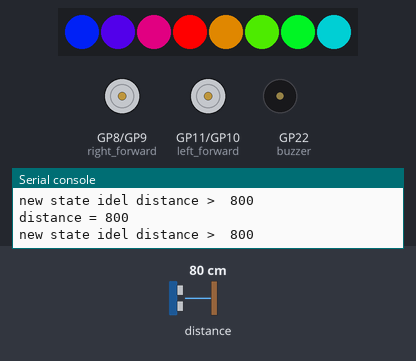
Recording of a program running on a simulated Raspberry Pi Pico running MicroPython. On the bench: 8 RGB LEDs in strip order, left to right, motor-driver pin pairs drawn as motors (green arrow = first pin HIGH = forward, orange = second pin HIGH = backward, longer = more drive), buzzer (waves = sounding), the last lines printed to the serial console. The test bench sets the inputs (shaded band); at power-on: distance to the obstacle 80 cm. Dim RGB values are drawn brighter than linear; random numbers come from a fixed seed; library files of the repository ran but are not shown: VL53L0X.py.

Above: at 1.88 s.
1.9 s: distance to the obstacle set to 2 cm
At 2.09 s:
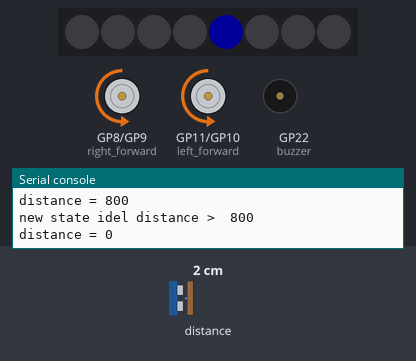
At 3.19 s:
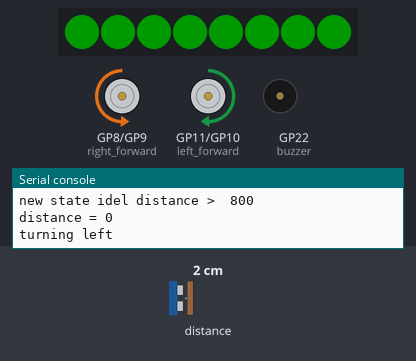
3.7 s: distance to the obstacle set to 9 cm
6.5 s: distance to the obstacle set to 13 cm
At 7.15 s:
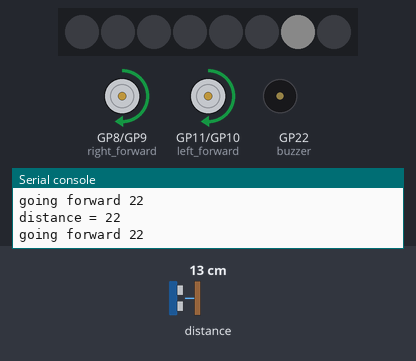
Timing chart, 0 to 15.4 s (numbered marks = the images above; inputs shaded):
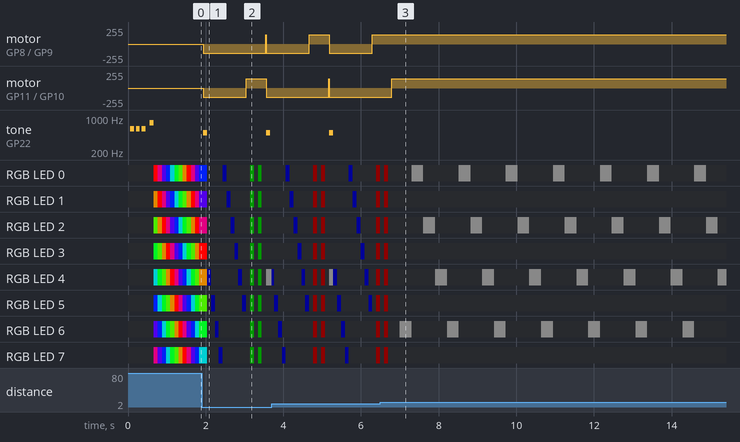

Measured:
- the behaviour switches between 11 and 12 cm on distance to the obstacle (found by bisection; images 2 and 3)
- after the input at 1.9 s, motor on GP8 (right_forward) / GP9 (right_reverse): stopped → backward 136/255 at once; motor on GP11 (left_forward) / GP10 (left_reverse): stopped → backward 136/255 at once, → forward 136/255 1.1 s later, → backward 136/255 0.52 s later

The program:

tof-neopixel-bot.py
```python
# Collision Avoidance Demo for Cytron Maker Pi RP2040 board
# Version 3.0 with startup sounds and NeoPixel feedback

from machine import Pin,PWM
from utime import sleep
import random
import VL53L0X
from neopixel import NeoPixel


# key parameters
POWER_LEVEL = 35000 # min is 20000 max is 65025
TURN_DISTANCE = 20 # distnce we decide to turn - try 20
REVERSE_TIME = 1 # how long we backup
TURN_TIME = .5 # how long we turn
MAX_DIST = 500 # max ToF sensor value that is reasonable without error

# The Piezo Buzzer is on GP22
buzzer=PWM(Pin(22))

# Motor Pins are A: 8,9 and B: 10,11
RIGHT_FORWARD_PIN = 8
RIGHT_REVERSE_PIN = 9
LEFT_FORWARD_PIN = 11
LEFT_REVERSE_PIN = 10
# our PWM objects
right_forward = PWM(Pin(RIGHT_FORWARD_PIN))
right_reverse = PWM(Pin(RIGHT_REVERSE_PIN))
left_forward = PWM(Pin(LEFT_FORWARD_PIN))
left_reverse = PWM(Pin(LEFT_REVERSE_PIN))

NEOPIXEL_PIN = 4
NUMBER_PIXELS = 8
PERCENT_COLOR_WHEEL = round(255/NUMBER_PIXELS)

strip = NeoPixel(machine.Pin(NEOPIXEL_PIN), NUMBER_PIXELS)

# Grove Connector 1
sda=machine.Pin(0) # white Grove wire
scl=machine.Pin(1) # yellow Grove wire
i2c=machine.I2C(0,sda=sda, scl=scl, freq=400000)
# Create a VL53L0X object
tof = VL53L0X.VL53L0X(i2c)

BLACK = (0, 0, 0)
RED = (255, 0, 0)
LIGHT_RED = (15, 0, 0)
YELLOW = (255, 150, 0)
GREEN = (0, 255, 0)
LIGHT_GREEN = (0, 25, 0)
CYAN = (0, 255, 255)
BLUE = (0, 0, 255)
LIGHT_BLUE = (0, 0, 25)
PURPLE = (180, 0, 255)
WHITE = (255, 255, 255)
GRAY = (50, 50, 50)
LIGHT_GRAY = (10, 10, 10)
OFF = (0, 0, 0)
COLORS = (BLACK, RED, YELLOW, GREEN, CYAN, BLUE, PURPLE, WHITE)
num_colors = len(COLORS)

# color wheel
def wheel(pos):
    # Input a value 0 to 255 to get a color value.
    # The colors are a transition r - g - b - back to r.
    if pos < 0 or pos > 255:
        return (0, 0, 0)
    if pos < 85:
        return (255 - pos * 3, pos * 3, 0)
    if pos < 170:
        pos -= 85
        return (0, 255 - pos * 3, pos * 3)
    pos -= 170
    return (pos * 3, 0, 255 - pos * 3)

def draw_idle(counter, wait):
    global NUMBER_PIXELS, PERCENT_COLOR_WHEEL
    for i in range(0, NUMBER_PIXELS):
        color_index = round(i*PERCENT_COLOR_WHEEL)
        color = wheel(color_index)
        # print(color_index, color)
        strip[(i + counter) % NUMBER_PIXELS] = color
        strip.write()
    sleep(wait)

def draw_forward(counter, wait):
    global NUMBER_PIXELS, PERCENT_COLOR_WHEEL
    pixel_index = counter % NUMBER_PIXELS
    for i in range(0, NUMBER_PIXELS):
        if i == NUMBER_PIXELS - pixel_index - 1:
            strip[i] = LIGHT_GRAY
        else:
            strip[i] = OFF
    strip.write()
    sleep(wait)

def draw_reverse(counter, wait):
    global NUMBER_PIXELS, PERCENT_COLOR_WHEEL
    pixel_index = counter % NUMBER_PIXELS
    for i in range(0, NUMBER_PIXELS):
        if i == pixel_index:
            strip[i] = LIGHT_BLUE
        else:
            strip[i] = OFF
    strip.write()
    sleep(wait)

def draw_right(counter, wait):
    global NUMBER_PIXELS, PERCENT_COLOR_WHEEL
    pixel_index = counter % NUMBER_PIXELS
    if counter % 2:
        for i in range(0, NUMBER_PIXELS):
            strip[i] = LIGHT_RED
    else:
        for i in range(0, NUMBER_PIXELS):
            strip[i] = OFF
    strip.write()
    sleep(wait)

def draw_left(counter, wait):
    global NUMBER_PIXELS, PERCENT_COLOR_WHEEL
    pixel_index = counter % NUMBER_PIXELS
    if counter % 2:
        for i in range(0, NUMBER_PIXELS):
            strip[i] = LIGHT_GREEN
    else:
        for i in range(0, NUMBER_PIXELS):
            strip[i] = OFF
    strip.write()
    sleep(wait)

def draw_all_off():
    for i in range(0, NUMBER_PIXELS):
        strip[i] = OFF
    strip.write()

def turn_motor_on(pwm):
   pwm.duty_u16(POWER_LEVEL)

def turn_motor_off(pwm):
   pwm.duty_u16(0)

def forward():
    turn_motor_on(right_forward)
    turn_motor_on(left_forward)
    turn_motor_off(right_reverse)
    turn_motor_off(left_reverse)

def reverse():
    turn_motor_on(right_reverse)
    turn_motor_on(left_reverse)
    turn_motor_off(right_forward)
    turn_motor_off(left_forward)

def turn_right():
    turn_motor_on(right_forward)
    turn_motor_on(left_reverse)
    turn_motor_off(right_reverse)
    turn_motor_off(left_forward)

def turn_left():
    turn_motor_on(right_reverse)
    turn_motor_on(left_forward)
    turn_motor_off(right_forward)
    turn_motor_off(left_reverse)

def stop():
    turn_motor_off(right_forward)
    turn_motor_off(right_reverse)
    turn_motor_off(left_forward)
    turn_motor_off(left_reverse)

def sound_off():
    buzzer.duty_u16(0)

# play a frequence for a given time and go off
def playnote(frequency, time):
    buzzer.duty_u16(1000)
    buzzer.freq(frequency)
    # time.sleep(time)
    sleep(0.1)
    sound_off() # always turn off sound after note

def play_no_signal():
    playnote(100, 0.1)

def play_turn():
    playnote(500, .1)

def playtone(frequency):
    buzzer.duty_u16(1000)
    buzzer.freq(frequency)

def rest(time):
    sound_off()
    sleep(time)

def play_startup():
    playnote(600, 0.2)
    rest(0.05)
    playnote(600, 0.2)
    rest(.05)
    playnote(600, 0.2)
    rest(0.1)
    playnote(800, 0.4)

def play_no_signal():
    playnote(300, 0.1)

def play_turn_right():
    playnote(500, 0.1)

def play_turn_left():
    playnote(700, 0.1)

# The Maker Pi RP2040 has 13 fantastic blue GPIO status LEDs
# remove 0, 1, 2 and 3 for the I2C busees and remove 26,27 and 28 for the pots
#blue_led_pins = [4,  5,  6,  7, 16, 17]
# dist_scale =    [2, 4, 6, 8, 10, 13, 16, 20, 25, 35, 50, 75, 100]
#dist_scale =    [4, 8, 16, 24, 50]

#number_leds = len(blue_led_pins)
#distance_per_led = (MAX_DIST - TURN_DISTANCE) / number_leds
#led_ports = []
# time for each LED to display
delay = .05

# time of flight calibration parameters
zero_dist = 50 # distance measure when an object is about 1/2 cm away
max_dist = 100 # max distance we are able to read
scale_factor = .2

# create a list of the ports
#for i in range(number_leds):
#   led_ports.append(machine.Pin(blue_led_pins[i], machine.Pin.OUT))

# Create a VL53L0X object
tof = VL53L0X.VL53L0X(i2c)

# get the normalized time-of-flight distance
def get_distance():
    global zero_dist, scale_factor
    tof_distance = tof.read()
    if tof_distance > max_dist:
        return tof_distance
    # if our current time-of-flight distance is lower than our zero distance then reset the zero distance
    if tof_distance < zero_dist:
        zero_dist = tof_distance
    return  int((tof_distance - zero_dist) * scale_factor)

# map the value from old to new range like the arduino map(x, inmin, inmax, outmin, outmax)
def valmap(value, istart, istop, ostart, ostop):
    denominator = istop - istart
    if denominator == 0:
        return ostop
    else:
      return int(ostart + (ostop - ostart) * ((value - istart) / denominator))

LED_DELAY = .08

min_dist = 5
max_dist = 255

# global variables
counter = 0
state = 0
old_state = 1
play_startup()

# loop forever
def main():
    global counter, state, old_state
    while True:
        # sleep(1)
        distance = get_distance()
        print('distance =', distance)

        # wait until we get a hand wave in front of the bot
        if distance > TURN_DISTANCE and state == 0:
            if state != old_state:
                print('new state idel distance > ', distance)
            draw_idle(counter, .1)
            counter += 1
        if distance < TURN_DISTANCE and state == 0:
            state = 1
        # non idle
        if state == 1:
            # print(distance)
            if distance < TURN_DISTANCE:
                # back up for a bit
                reverse()
                play_turn()
                reverse_cycles = round(REVERSE_TIME / .1)
                for i in range(0, reverse_cycles):
                    draw_reverse(counter, .1)
                    counter += 1

                # turn in a random direction
                turn_direction = random.random()
                if turn_direction > .5:
                    print('turning right')
                    turn_right()
                else:
                    print('turning left')
                    turn_left()
                turn_cycles = round(TURN_TIME / .1)
                for i in range(0, turn_cycles):
                    if turn_direction > .5:
                        draw_right(counter, .1)
                    else:
                        draw_left(counter, .1)
                    counter += 1
                # now continue going forward
                forward()
                draw_forward(counter, .01)
                counter += 1
            else:
                print('going forward', distance)
                forward()
                draw_forward(counter, .01)
                counter += 1

# This allows us to stop the sound by doing a Stop or Control-C which is a keyboard intrrupt
print('Running Collision Avoidence with Time-of-Flight Sensor Version 3.0')

try:
    main()
except KeyboardInterrupt:
    print('Got ctrl-c')
finally:
    # Optional cleanup code
    print('turning off sound')
    sound_off()
    print('turning off motors')
    stop()
    # turn off the LEDs
    draw_all_off()
    tof.stop()
```
